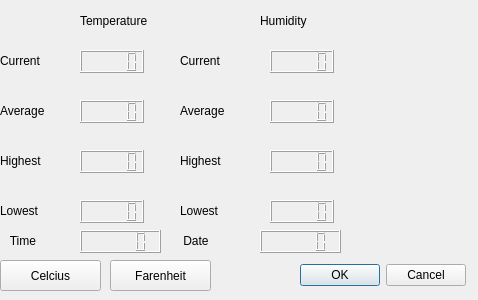
<?xml version="1.0" encoding="UTF-8"?>
<ui version="4.0">
 <class>Dialog</class>
 <widget class="QDialog" name="Dialog">
  <property name="geometry">
   <rect>
    <x>0</x>
    <y>0</y>
    <width>478</width>
    <height>300</height>
   </rect>
  </property>
  <property name="windowTitle">
   <string>Dialog</string>
  </property>
  <widget class="QDialogButtonBox" name="buttonBox">
   <property name="geometry">
    <rect>
     <x>290</x>
     <y>260</y>
     <width>176</width>
     <height>31</height>
    </rect>
   </property>
   <property name="orientation">
    <enum>Qt::Horizontal</enum>
   </property>
   <property name="standardButtons">
    <set>QDialogButtonBox::Cancel|QDialogButtonBox::Ok</set>
   </property>
  </widget>
  <widget class="QLCDNumber" name="lcdNumber">
   <property name="geometry">
    <rect>
     <x>80</x>
     <y>50</y>
     <width>64</width>
     <height>23</height>
    </rect>
   </property>
  </widget>
  <widget class="QLCDNumber" name="lcdNumber_2">
   <property name="geometry">
    <rect>
     <x>270</x>
     <y>50</y>
     <width>64</width>
     <height>23</height>
    </rect>
   </property>
  </widget>
  <widget class="QLCDNumber" name="lcdNumber_3">
   <property name="geometry">
    <rect>
     <x>80</x>
     <y>100</y>
     <width>64</width>
     <height>23</height>
    </rect>
   </property>
  </widget>
  <widget class="QLCDNumber" name="lcdNumber_4">
   <property name="geometry">
    <rect>
     <x>270</x>
     <y>100</y>
     <width>64</width>
     <height>23</height>
    </rect>
   </property>
  </widget>
  <widget class="QLCDNumber" name="lcdNumber_5">
   <property name="geometry">
    <rect>
     <x>80</x>
     <y>150</y>
     <width>64</width>
     <height>23</height>
    </rect>
   </property>
  </widget>
  <widget class="QLCDNumber" name="lcdNumber_6">
   <property name="geometry">
    <rect>
     <x>270</x>
     <y>150</y>
     <width>64</width>
     <height>23</height>
    </rect>
   </property>
  </widget>
  <widget class="QLCDNumber" name="lcdNumber_7">
   <property name="geometry">
    <rect>
     <x>80</x>
     <y>200</y>
     <width>64</width>
     <height>23</height>
    </rect>
   </property>
  </widget>
  <widget class="QLCDNumber" name="lcdNumber_8">
   <property name="geometry">
    <rect>
     <x>270</x>
     <y>200</y>
     <width>64</width>
     <height>23</height>
    </rect>
   </property>
  </widget>
  <widget class="QLabel" name="label">
   <property name="geometry">
    <rect>
     <x>0</x>
     <y>50</y>
     <width>67</width>
     <height>21</height>
    </rect>
   </property>
   <property name="text">
    <string>Current</string>
   </property>
  </widget>
  <widget class="QLabel" name="label_2">
   <property name="geometry">
    <rect>
     <x>180</x>
     <y>50</y>
     <width>67</width>
     <height>21</height>
    </rect>
   </property>
   <property name="text">
    <string>Current</string>
   </property>
  </widget>
  <widget class="QLabel" name="label_3">
   <property name="geometry">
    <rect>
     <x>0</x>
     <y>100</y>
     <width>67</width>
     <height>21</height>
    </rect>
   </property>
   <property name="text">
    <string>Average</string>
   </property>
  </widget>
  <widget class="QLabel" name="label_4">
   <property name="geometry">
    <rect>
     <x>180</x>
     <y>100</y>
     <width>67</width>
     <height>21</height>
    </rect>
   </property>
   <property name="text">
    <string>Average</string>
   </property>
  </widget>
  <widget class="QLabel" name="label_5">
   <property name="geometry">
    <rect>
     <x>0</x>
     <y>150</y>
     <width>67</width>
     <height>21</height>
    </rect>
   </property>
   <property name="text">
    <string>Highest</string>
   </property>
  </widget>
  <widget class="QLabel" name="label_6">
   <property name="geometry">
    <rect>
     <x>180</x>
     <y>150</y>
     <width>67</width>
     <height>21</height>
    </rect>
   </property>
   <property name="text">
    <string>Highest</string>
   </property>
  </widget>
  <widget class="QLabel" name="label_7">
   <property name="geometry">
    <rect>
     <x>0</x>
     <y>200</y>
     <width>67</width>
     <height>21</height>
    </rect>
   </property>
   <property name="text">
    <string>Lowest</string>
   </property>
  </widget>
  <widget class="QLabel" name="label_8">
   <property name="geometry">
    <rect>
     <x>180</x>
     <y>200</y>
     <width>67</width>
     <height>21</height>
    </rect>
   </property>
   <property name="text">
    <string>Lowest</string>
   </property>
  </widget>
  <widget class="QLabel" name="label_9">
   <property name="geometry">
    <rect>
     <x>80</x>
     <y>10</y>
     <width>101</width>
     <height>21</height>
    </rect>
   </property>
   <property name="text">
    <string>Temperature</string>
   </property>
  </widget>
  <widget class="QLabel" name="label_10">
   <property name="geometry">
    <rect>
     <x>260</x>
     <y>10</y>
     <width>67</width>
     <height>21</height>
    </rect>
   </property>
   <property name="text">
    <string>Humidity</string>
   </property>
  </widget>
  <widget class="QPushButton" name="PushButton">
   <property name="geometry">
    <rect>
     <x>0</x>
     <y>260</y>
     <width>101</width>
     <height>31</height>
    </rect>
   </property>
   <property name="text">
    <string>Celcius</string>
   </property>
  </widget>
  <widget class="QPushButton" name="pushButton">
   <property name="geometry">
    <rect>
     <x>110</x>
     <y>260</y>
     <width>101</width>
     <height>31</height>
    </rect>
   </property>
   <property name="text">
    <string>Farenheit</string>
   </property>
  </widget>
  <widget class="QLCDNumber" name="lcdNumber_9">
   <property name="geometry">
    <rect>
     <x>80</x>
     <y>230</y>
     <width>81</width>
     <height>23</height>
    </rect>
   </property>
  </widget>
  <widget class="QLCDNumber" name="lcdNumber_10">
   <property name="geometry">
    <rect>
     <x>260</x>
     <y>230</y>
     <width>81</width>
     <height>23</height>
    </rect>
   </property>
  </widget>
  <widget class="QLabel" name="label_11">
   <property name="geometry">
    <rect>
     <x>0</x>
     <y>230</y>
     <width>67</width>
     <height>21</height>
    </rect>
   </property>
   <property name="text">
    <string>   Time</string>
   </property>
  </widget>
  <widget class="QLabel" name="label_12">
   <property name="geometry">
    <rect>
     <x>170</x>
     <y>230</y>
     <width>67</width>
     <height>21</height>
    </rect>
   </property>
   <property name="text">
    <string>    Date</string>
   </property>
  </widget>
 </widget>
 <resources/>
 <connections>
  <connection>
   <sender>buttonBox</sender>
   <signal>accepted()</signal>
   <receiver>Dialog</receiver>
   <slot>accept()</slot>
   <hints>
    <hint type="sourcelabel">
     <x>248</x>
     <y>254</y>
    </hint>
    <hint type="destinationlabel">
     <x>157</x>
     <y>274</y>
    </hint>
   </hints>
  </connection>
  <connection>
   <sender>buttonBox</sender>
   <signal>rejected()</signal>
   <receiver>Dialog</receiver>
   <slot>reject()</slot>
   <hints>
    <hint type="sourcelabel">
     <x>316</x>
     <y>260</y>
    </hint>
    <hint type="destinationlabel">
     <x>286</x>
     <y>274</y>
    </hint>
   </hints>
  </connection>
 </connections>
</ui>
